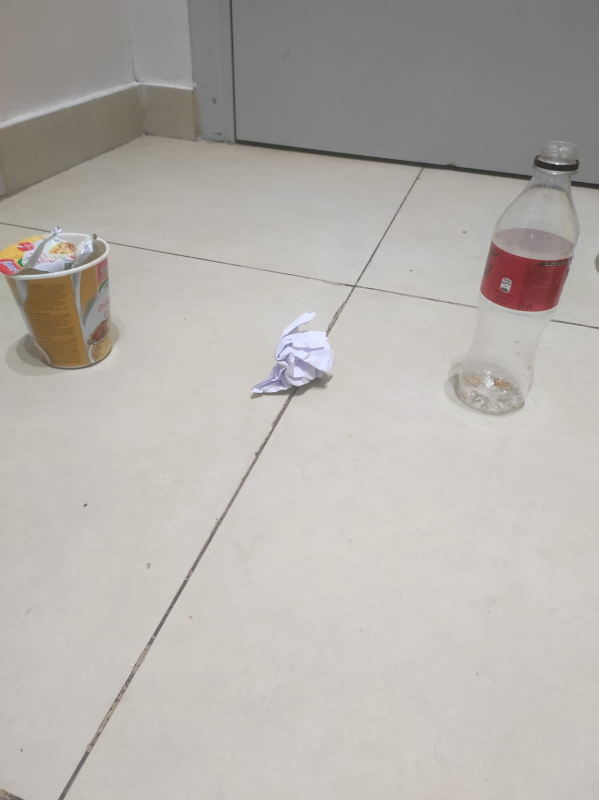
#> input picture f.jpeg, 1197 x 1600 px (shown at 1/2 size)
$ python resize.py
#> lines starting #> are read from the running program, lines starting #| are printed output that depends on the picture
import cv2

image = cv2.imread("f.jpeg")
#> image is the input picture: shape (1600, 1197, 3); mean B, G, R 172.1, 177.1, 180.9
print(image.shape)
#| (1600, 1197, 3)
image =cv2.resize(image,(4000,4000))
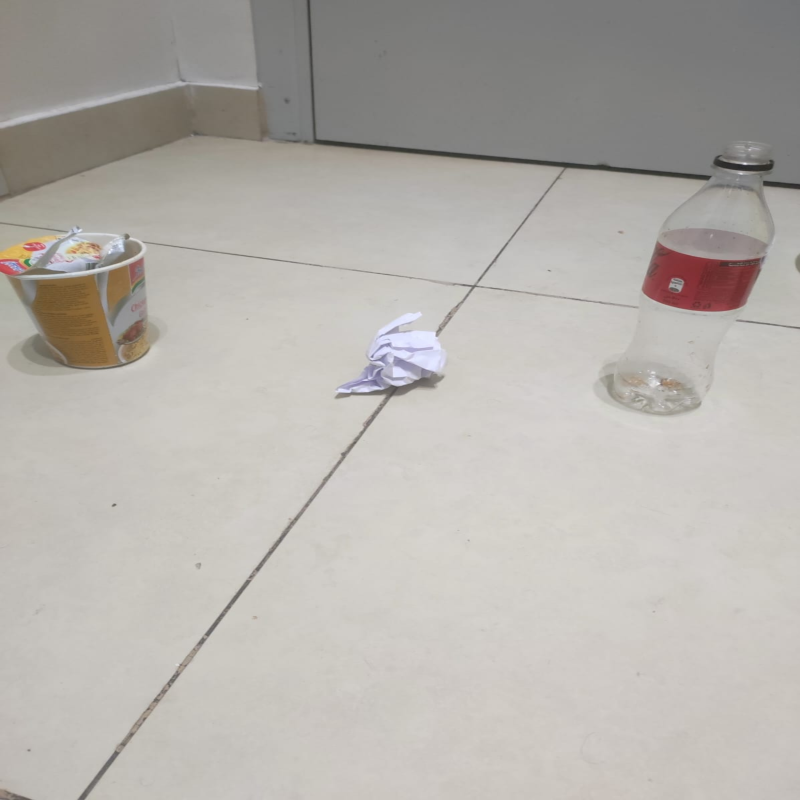
#> image: shape (4000, 4000, 3) (shown at 1/5 size); mean B, G, R 172.1, 177, 180.8
cv2.imwrite("f.jpeg",image)
